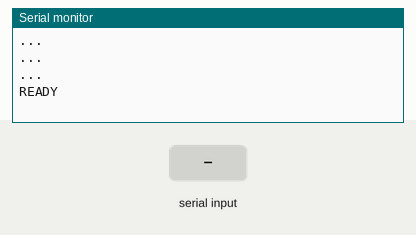
Simulated run of this sketch. Board: ESP8266 (NodeMCU). On the bench: the last lines printed to the serial monitor. The inputs (shaded band) are chosen by the test bench. WiFi joins after 1.5 s; servers stay silent unless stated; uploads are accepted with an empty reply.

Above: at 2.7 s.
2.8 s: "255\n" received over Serial
At 3.3 s:
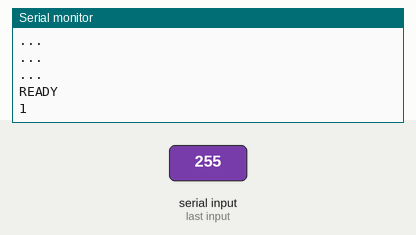
4.3 s: "90,45\n" received over Serial
At 7.2 s:
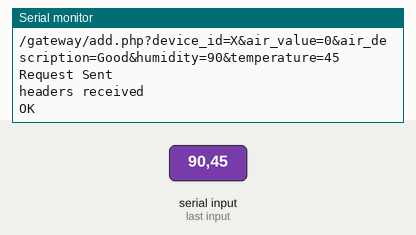

The sketch:

cavite_la_salle_air_quality_epsp01.ino
```cpp
#include <ESP8266WiFi.h>
#include <WiFiClientSecure.h>

const char* ssid = "AirQualityProject";
const char* password = "airqualitypassword123";
const char* host = "airduino-ph.000webhostapp.com";

WiFiClient espClient;

void setup() {
  Serial.begin(9600);

  WiFi.mode(WIFI_STA);
  WiFi.begin(ssid, password);

  while (WiFi.status() != WL_CONNECTED) {
    Serial.println("...");
    delay(500);
  }

  Serial.println("READY");
}

void loop() {
  while (WiFi.status() != WL_CONNECTED) {
    Serial.println("...");
    delay(500);
  }
  while (Serial.available()) {
    int b = Serial.parseInt();
    if (b == 255) {
TOP:
      Serial.println(1);
      int val[] = {0, 0, 0, 0};
      int index = 0;
      while (1) {
        while (Serial.available()) {
          val[index] = Serial.parseInt();
          if (val[index] == 255) goto TOP;
          Serial.println(1);
          index++;
          break;
        }
        if (index >= 4) break;
      }

      String air_desc = "";

      if (val[0] >= 0 && val[0] <= 50) {
        air_desc = "Good";
      }
      else if (val[0] >= 51 && val[0] <= 100) {
        air_desc = "Moderate";
      }
      else if (val[0] >= 101 && val[0] <= 150) {
        air_desc = "Unhealty 1";
      }
      else if (val[0] >= 151 && val[0] <= 200) {
        air_desc = "Unhealty 2";
      }
      else if (val[0] >= 201 && val[0] <= 300) {
        air_desc = "Very Unhealty";
      }
      else {
        air_desc = "Hazardous";
      }

      String device_id = "X";

      if (val[3] == 1) {
        device_id = "IMUS";
      }
      else if (val[3] == 2) {
        device_id = "DASMA";
      }
      else if (val[3] == 3) {
        device_id = "BACOOR";
      }

      sendValue(val[0], air_desc, val[1], val[2], device_id);
    }
  }
}

void sendValue(int air_value, String air_desc, int humidity, int temperature, String device_id) {
  String url = "/gateway/add.php?device_id=";
  url += device_id;
  url += "&air_value=";
  url += String(air_value);
  url += "&air_description=";
  url += air_desc;
  url += "&humidity=";
  url += String(humidity);
  url += "&temperature=";
  url += String(temperature);

  Serial.println(url);

  WiFiClientSecure client;

  if (!client.connect(host, 443)) {
    Serial.println("connection failed");
    return;
  }

  client.print(String("GET ") + url + " HTTP/1.1\r\n" +
               "Host: " + host + "\r\n" +
               "User-Agent: BuildFailureDetectorESP8266\r\n" +
               "Connection: close\r\n\r\n");

  Serial.println("Request Sent");

  while (client.connected()) {
    String line = client.readStringUntil('\n');
    if (line == "\r") {
      Serial.println("headers received");
      break;
    }
  }
  String line = client.readStringUntil('\n');
  Serial.println(line);
  Serial.println("OK");
}
```

Measured:
- after the input at 2.8 s, the serial monitor: prints a new line at once (image 1)
- after the input at 4.3 s, the serial monitor: prints a new line after 1.0 s (image 2)
